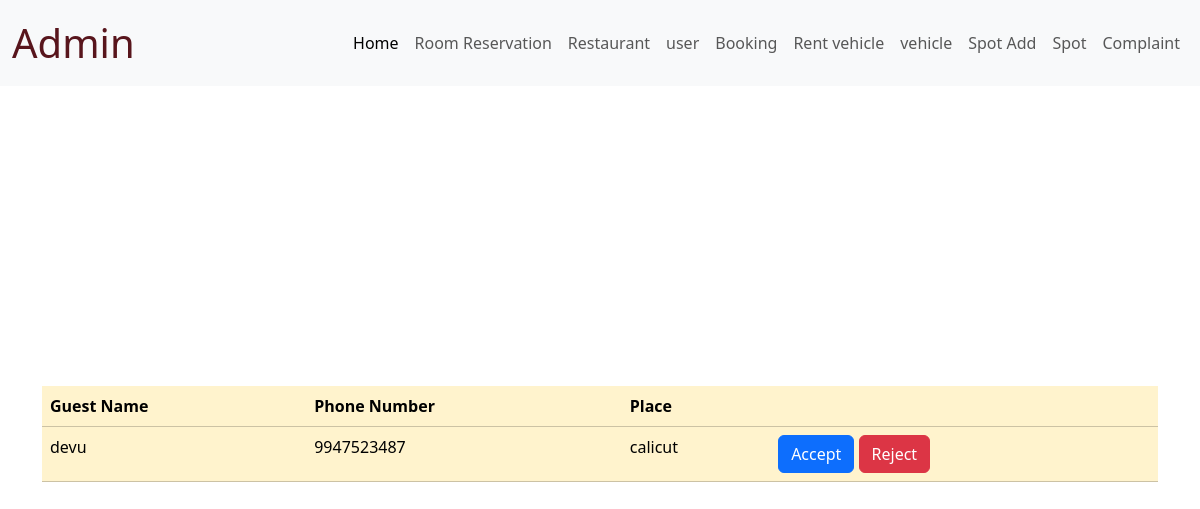
/user, run on the app's committed database.
### world_wallet_expence_app/models.py (models this page shows)
class UserTable(models.Model):
    LOGINID=models.ForeignKey(LoginTable, on_delete=models.CASCADE)
    Name=models.CharField(max_length=20, null=True,blank=True)
    phone=models.CharField(max_length=20, null=True,blank=True)
    place=models.CharField(max_length=25, null=True,blank=True)
    status=models.CharField(max_length=25, null=True,blank=True)

### world_wallet_expence_app/views.py (the view)
# urls.py: path('user',User.as_view(),name='user'),
class User(View):
    def get(self,request):
        u=UserTable.objects.filter(LOGINID__status='pending')
        print(u)
        return render(request,"ADMIN/user.html",{'u':u})

### templates/ADMIN/user.html (shortened to what this page needs)
<!DOCTYPE html>
<html lang="en">
<head>
    <link href="https://cdn.jsdelivr.net/npm/bootstrap@5.3.3/dist/css/bootstrap.min.css" rel="stylesheet">
 <link rel="stylesheet" href="user.css">
</head>
<body>
  <nav class="navbar navbar-expand-lg bg-body-tertiary">
    <div class="container-fluid">
      <a class="navbar-brand fs-1 text-danger-emphasis" href="#">Admin</a>
      <div class="collapse navbar-collapse" id="navbarSupportedContent">
        <ul class="navbar-nav ms-auto mb-2 mb-lg-0">
          <li class="nav-item">
            <a class="nav-link active" aria-current="page" href="/home">Home</a>
          </li>
          <li class="nav-item">
            <a class="nav-link" href="/room">Room Reservation</a>
          </li>
          <li class="nav-item">
            <a class="nav-link" href="/restaurant">Restaurant</a>
          </li>
          <li class="nav-item">
            <a class="nav-link" href="/user">user</a>
          </li>
          <li class="nav-item">
            <a class="nav-link" href="/booking">Booking</a>
          </li>
          <li class="nav-item">
            <a class="nav-link" href="/Rentvehadd">Rent vehicle</a>
          </li>
          <li class="nav-item">
            <a class="nav-link" href="/viewrentveh">vehicle</a>
          </li>
          <li class="nav-item">
            <a class="nav-link" href="/spotadd">Spot Add</a>
          </li>
          <li class="nav-item">
            <li class="nav-item">
                <a class="nav-link" href="/spotview">Spot</a>
              </li>
          <li class="nav-item">
            <a class="nav-link" href="/complaint">Complaint</a>
          </li>
        </ul>
      </div>
    </div>
  </nav>
    <div class="container">
        <table class="table table-warning">
            <thead>
              <tr>
                <th scope="col">Guest Name</th>
                <th scope="col">Phone Number</th>
                <th scope="col">Place</th>
                <th colspan="4"></th>
              </tr>
            </thead>
            <tbody>
              {% if val%}
            <tr>
              <td colspan="5" class="text-center">No users to verify</td>
            </tr>
          {% else %}
              {% for i in u %}
              <tr>
                <td>{{i.Name}}</td>
                <td>{{i.phone}}</td>
                <td>{{i.place}}</td>
                <td><a href="/acceptuser/{{i.id}}"class="btn btn-primary">Accept</a>
                  <a href="/rejectuser/{{i.id}}"> <button type="submit" class="btn btn-danger" > Reject</td>
              </tr>
              {% endfor %}
              {%endif%}
            </tbody>
          </table>
        </div>
    </body>
    </html>

### static/ADMINCSS/user.css (style rules this page uses)
body { background-image: url('https://wallpaperbat.com/img/579197-watercolor-wallpaper.jpg'); background-position: center; background-size: cover; background-repeat:no-repeat ; backdrop-filter: blur(6px); }
.container { margin-top: 300px; }

### data on the page
UserTable: Name "devu", phone "9947523487", place "calicut"
